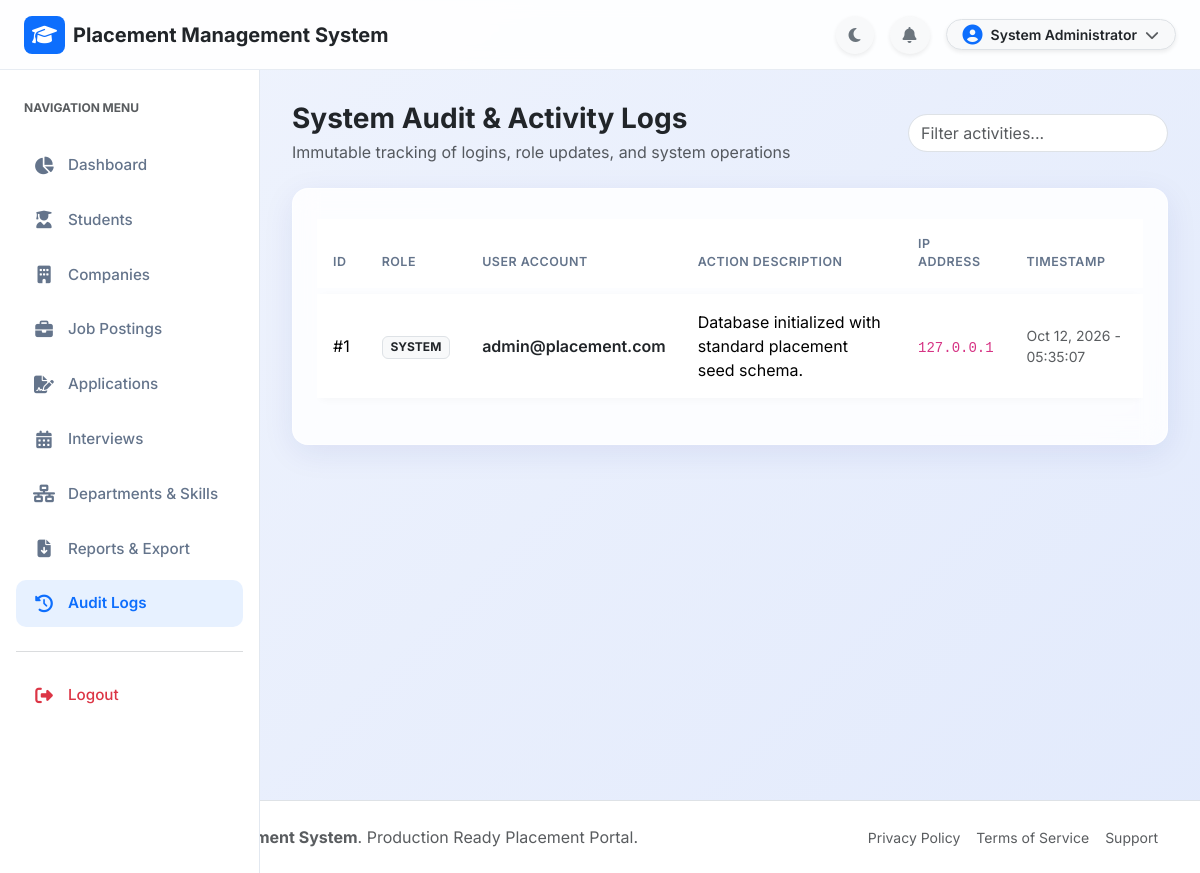
Screenshot of /admin/activity_logs.php (signed in) with the database file from the repository.
### tables this page shows
CREATE TABLE IF NOT EXISTS `activity_logs` (
  `id` INT AUTO_INCREMENT PRIMARY KEY,
  `user_type` VARCHAR(20) NOT NULL,
  `user_id` INT DEFAULT NULL,
  `user_email` VARCHAR(100) DEFAULT NULL,
  `action` VARCHAR(255) NOT NULL,
  `ip_address` VARCHAR(45) DEFAULT NULL,
  `created_at` TIMESTAMP DEFAULT CURRENT_TIMESTAMP
);

### admin/activity_logs.php (the view, shortened to what this page needs)
<?php
require_once __DIR__ . '/../config/database.php';
$logs = $conn->query("SELECT * FROM activity_logs ORDER BY id DESC LIMIT 100")->fetch_all(MYSQLI_ASSOC);
require_once __DIR__ . '/../includes/header.php';
require_once __DIR__ . '/../includes/navbar.php';
?>
<div class="app-layout">
    <?php require_once __DIR__ . '/../includes/sidebar.php'; ?>
    <main class="app-main">
        <div class="d-flex justify-content-between align-items-center mb-4">
            <div>
                <h3 class="fw-bold text-dark mb-1">System Audit & Activity Logs</h3>
                <p class="text-muted mb-0">Immutable tracking of logins, role updates, and system operations</p>
            </div>
            <input type="text" data-table-search="logs-table" class="form-control rounded-pill" style="width: 260px;" placeholder="Filter activities...">
        </div>
        <div class="glass-card p-4">
            <div class="table-responsive">
                <table class="table table-custom align-middle" id="logs-table">
                    <thead>
                        <tr>
                            <th>ID</th>
                            <th>Role</th>
                            <th>User Account</th>
                            <th>Action Description</th>
                            <th>IP Address</th>
                            <th>Timestamp</th>
                        </tr>
                    </thead>
                    <tbody>
                        <?php if (empty($logs)): ?>
                            <tr><td colspan="6" class="text-center py-4 text-muted">No activity records found.</td></tr>
                        <?php else: ?>
                            <?php foreach ($logs as $log): ?>
                                <tr>
                                    <td>#<?php echo $log['id']; ?></td>
                                    <td>
                                        <span class="badge bg-light text-dark border text-uppercase">
                                            <?php echo htmlspecialchars($log['user_type']); ?>
                                        </span>
                                    </td>
                                    <td class="fw-semibold text-dark"><?php echo htmlspecialchars($log['user_email'] ?? 'N/A'); ?></td>
                                    <td><?php echo htmlspecialchars($log['action']); ?></td>
                                    <td><code><?php echo htmlspecialchars($log['ip_address'] ?? '127.0.0.1'); ?></code></td>
                                    <td class="small text-muted"><?php echo date('M d, Y - H:i:s', strtotime($log['created_at'])); ?></td>
                                </tr>
                            <?php endforeach; ?>
                        <?php endif; ?>
                    </tbody>
                </table>
            </div>
        </div>
    </main>
</div>
<?php require_once __DIR__ . '/../includes/footer.php'; ?>

### assets/css/style.css (style rules this page uses)
:root { --primary-color: #0d6efd; --primary-dark: #0a58ca; --primary-light: #e7f1ff; --secondary-color: #4f46e5; --accent-color: #06b6d4; --bg-gradient: linear-gradient(135deg, #f0f4fd 0%, #e2eafc 100%); --card-bg: rgba(255, 255, 255, 0.85); --card-border: rgba(255, 255, 255, 0.6); --text-main: #1e293b; --text-muted: #64748b; --sidebar-width: 260px; --topbar-height: 70px; --glass-shadow: 0 8px 32px 0 rgba(31, 38, 135, 0.08); --transition-smooth: all 0.25s cubic-bezier(0.4, 0, 0.2, 1); }
body { font-family: 'Inter', system-ui, -apple-system, sans-serif; background: var(--bg-gradient); color: var(--text-main); min-height: 100vh; margin: 0; padding: 0; overflow-x: hidden; }
.glass-card { background: var(--card-bg); backdrop-filter: blur(12px); -webkit-backdrop-filter: blur(12px); border: 1px solid var(--card-border); border-radius: 16px; box-shadow: var(--glass-shadow); transition: var(--transition-smooth); }
.app-layout { display: flex; margin-top: var(--topbar-height); min-height: calc(100vh - var(--topbar-height)); }
.app-main { flex: 1; margin-left: var(--sidebar-width); padding: 2rem; transition: var(--transition-smooth); }
.table-custom { border-collapse: separate; border-spacing: 0 6px; }
.table-custom tbody tr { background: #ffffff; border-radius: 10px; box-shadow: 0 2px 8px rgba(0,0,0,0.03); transition: var(--transition-smooth); }
.table-custom th { border: none; color: var(--text-muted); font-weight: 600; text-transform: uppercase; font-size: 0.78rem; letter-spacing: 0.5px; padding: 1rem; }
.table-custom td { border: none; padding: 1rem; vertical-align: middle; }

### rows the page displays
activity_logs: id "1", user_type "SYSTEM", user_email "admin@placement.com", action "Database initialized with standard placement seed schema.", ip_address "127.0.0.1", created_at "Oct 12, 2026 - 05:35:07"

### other values shown
APP_NAME "Placement Management System"
$_SESSION['user_name'] "System Administrator"
